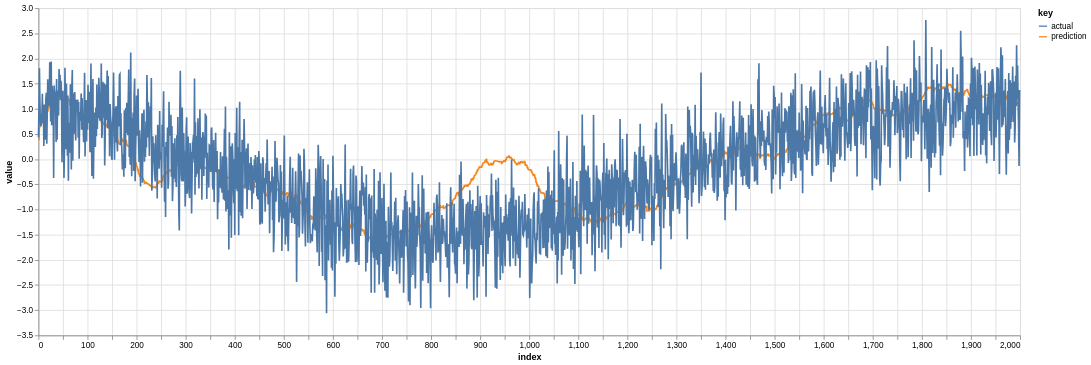

Write notebook code for a chart like this one.
### Markdown cell above
An element from the above batch is encoded, decoded, and a prediction plotted

### Code cell
# i = 0
# i = 1
i = 25

i_s, x_s, y_s = batch
x_s = x_s.numpy()
x_pred, z_mean, z_sd = model(x_s[i], jr.PRNGKey(42))

display(ds.metadata_df.loc[i_s[i].item()])

# first dimension of `x_pred` is 1, and hence it's squeezed out
df = pd.DataFrame({'prediction': x_pred[0], 'actual': x_s[i].ravel()})
n_rows = 2000
alt.Chart(
    df.iloc[:n_rows].reset_index()
).transform_fold(
    df.columns.to_list()
).mark_line().encode(
    x='index:Q', y='value:Q', color='key:N'
).properties(width=1_200, height=400)

### Figure 1 — Vega-Lite specification as saved in the notebook (floating-point values rounded to 4 significant figures; data arrays with more than 128 entries replaced by an {"elided": "..."} marker saying what was removed)
{"config": {"view": {"continuousWidth": 300, "continuousHeight": 300}}, "data": {"name": "data-74066e1ae7c05da9d67fe52e31bffec9"}, "mark": {"type": "line"}, "encoding": {"color": {"field": "key", "type": "nominal"}, "x": {"field": "index", "type": "quantitative"}, "y": {"field": "value", "type": "quantitative"}}, "height": 400, "transform": [{"fold": ["prediction", "actual"]}], "width": 1200, "$schema": "https://vega.github.io/schema/vega-lite/v5.8.0.json", "datasets": {"data-74066e1ae7c05da9d67fe52e31bffec9": {"elided": "2000 records"}}}
